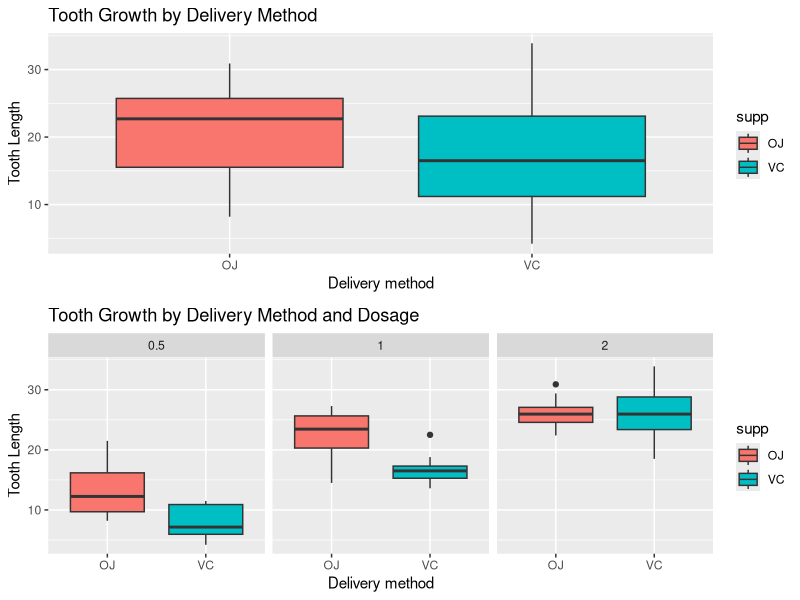

Here is the R script that generated this plot: (Note: this script raises an error after producing the figure.)
## ---- chunk 1
data("ToothGrowth")
tooth <- ToothGrowth
## ---- chunk 2
require(ggplot2)
require(gridExtra)
## ---- chunk 3
require(ggplot2)
require(gridExtra)
#By delivery methods
g1<-ggplot(aes(x = supp, y = len), data = ToothGrowth)  +
       geom_boxplot(aes(fill = supp))  +
       labs(title = "Tooth Growth by Delivery Method") +
       labs(x = "Delivery method") + labs(y="Tooth Length")

#By deliver methods and dosage
g2<-ggplot(aes(x = supp, y = len), data = ToothGrowth)  +
       geom_boxplot(aes(fill = supp)) + facet_wrap(~ dose) +
       labs(title = "Tooth Growth by Delivery Method and Dosage") +
       labs(x = "Delivery method") + labs(y="Tooth Length")

#Plot both
grid.arrange(g1,g2,ncol=1)
## ---- chunk 4
summary(tooth)
## ---- chunk 5
t1<-t.test(data=tooth,len~supp,paired=FALSE,var.equal=FALSE)
t1$p.value
## ---- chunk 6
t1$conf.int[1:2]
## ---- chunk 7
t2<-t.test(data=tooth[tooth$dose==0.5|tooth$dose==1.0,],len~dose,paired=FALSE,
           var.equal=FALSE,alternative='less')
t2$p.value
## ---- chunk 8
t2$conf.int[1:2]
## ---- chunk 9
t3<-t.test(data=tooth[tooth$dose==1.0|tooth$dose==2.0,],len~dose,paired=FALSE,
           var.equal=FALSE,alternative='less')
t3$p.value
## ---- chunk 10
t3$conf.int[1:2]
## ---- chunk 11
t4<-t.test(data=tooth[tooth$dose==0.5&(tooth$supp=='OJ'|tooth$supp=='VC'),],
           len~supp,paired=FALSE,var.equal=FALSE)
t4$p.value
## ---- chunk 12
t4$conf.int[1:2]
## ---- chunk 13
t5<-t.test(data=tooth[tooth$dose==1.0&(tooth$supp=='OJ'|tooth$supp=='VC'),],
           len~supp,paired=FALSE,var.equal=FALSE)
t5$p.value
## ---- chunk 14
t5$conf.int[1:2]
## ---- chunk 15
t6<-t.test(data=tooth[tooth$dose==2.0&(tooth$supp=='OJ'|tooth$supp=='VC'),],
           len~supp,paired=FALSE,var.equal=FALSE)
t6$p.value
## ---- chunk 16
t6$conf.int[1:2]
